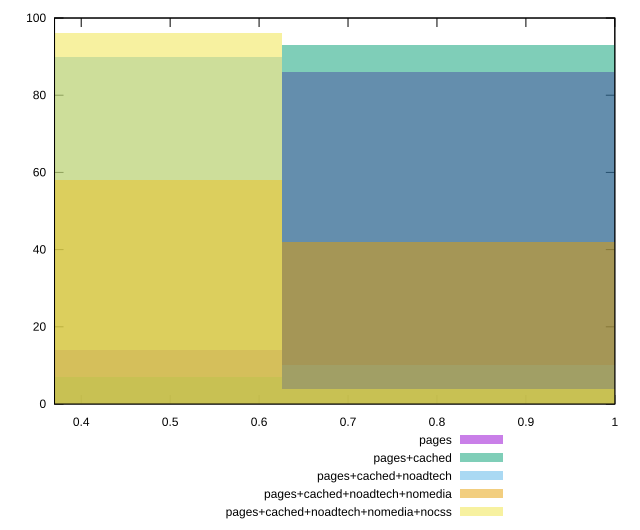

The gnuplot source for this figure:
reset

$pages <<EOF
0.8340800225226798 86
0.4170400112613399 14
EOF

$pagesCached <<EOF
0.8340800225226798 93
0.4170400112613399 7
EOF

$pagesCachedNoadtech <<EOF
0.4170400112613399 90
0.8340800225226798 10
EOF

$pagesCachedNoadtechNomedia <<EOF
0.4170400112613399 58
0.8340800225226798 42
EOF

$pagesCachedNoadtechNomediaNocss <<EOF
0.4170400112613399 96
0.8340800225226798 4
EOF

set key outside below
set boxwidth 0.4170400112613399
set xrange [0.37:1]
set yrange [0:100]
set trange [0:100]
set style fill transparent solid 0.5 noborder
set terminal svg size 640, 530 enhanced background rgb 'white'
set output "report_00015_2021-02-09T16-11-33.973Z/uses-http2/comparison/histogram/all_score.svg"

plot $pages title "pages" with boxes, \
     $pagesCached title "pages+cached" with boxes, \
     $pagesCachedNoadtech title "pages+cached+noadtech" with boxes, \
     $pagesCachedNoadtechNomedia title "pages+cached+noadtech+nomedia" with boxes, \
     $pagesCachedNoadtechNomediaNocss title "pages+cached+noadtech+nomedia+nocss" with boxes

reset
